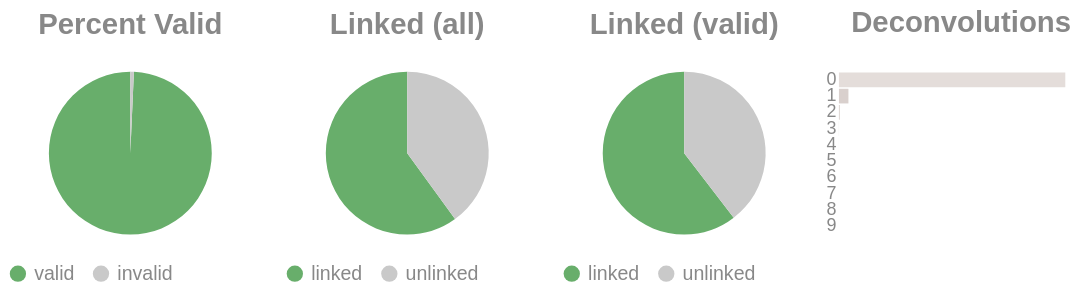

Source (notebook cell):
### Code cell
if SKIPLR:
    pass
else:
    clash = Counter()
    for i in valids['molecule'].to_list():
        _mol = i.split("-")
        if len(_mol) == 1:
            clash.update('0')
        else:
            clash.update(_mol[-1])

    _d = {"deconvolutions": [], 'count': []}
    for k,v in clash.items():
        _d['deconvolutions'].append(k)
        _d['count'].append(v)

    tot_valid = valids['reads'].sum()
    mask = valids['reads'] >= 2
    n_linked_reads = valids.filter(mask)['reads'].sum()
    if n_linked_reads == 0:
        print_html("No linked molecules (>=2 reads) were detected; skipping linked-only distributions.")
        SKIPLR = True
    else:
        perc_valid = round(tot_valid / n_reads, 4)
        linked_perc_abs = round(n_linked_reads / n_reads, 4)
        linked_perc = round(n_linked_reads / tot_valid, 4)

    _valid = pl.DataFrame({"valids": ['valid', 'invalid'], "count": [tot_valid, n_reads - tot_valid]})
    _linked_abs = pl.DataFrame({"linked (absolute)": ['linked', 'unlinked'], "count": [n_linked_reads, n_reads - n_linked_reads]})
    _linked_rel = pl.DataFrame({"linked (valids)": ['linked', 'unlinked'], "count": [n_linked_reads, tot_valid - n_linked_reads]})

    (
        alt.hconcat(
            piechart(_valid, goodval = 'valid', title = "Percent Valid"),
            piechart(_linked_abs, goodval = "linked", title =  "Linked (all)"),
            piechart(_linked_rel, goodval = "linked", title =  "Linked (valid)"),
            convolutionbar(pl.DataFrame(_d), title = "Deconvolutions"),
            center = True,
            bounds = 'flush'
        )
        .resolve_scale(color='independent')
        .resolve_legend('independent')
        .properties(usermeta={'embedOptions': {"actions": False}})
    ).display()

### Figure 1 — Vega-Lite specification as saved in the notebook (floating-point values rounded to 4 significant figures)
{"width": "container", "height": 400, "config": {"title": {"anchor": "start", "dy": -15, "fontSize": 18, "color": "#888888", "subtitleColor": "#888888", "subtitleFontSize": 14}, "arc": {"fill": "#0072B2"}, "axis": {"domainColor": "#888888", "domainWidth": 0.5, "gridWidth": 0.2, "grid": false, "titleFontWeight": 400, "titleFontSize": 15, "labelFontSize": 11, "labelColor": "#888888", "tickColor": "#888888", "tickWidth": 0.2, "titleColor": "#888888"}, "axisBand": {"grid": false}, "axisX": {"grid": true, "tickSize": 10, "domainCap": "round"}, "axisY": {"domain": false, "grid": true, "tickSize": 0, "domainCap": "round"}, "background": "transparent", "header": {"labelFontSize": 15, "labelColor": "#888888", "titleFontSize": 15, "titleFontWeight": 600, "titleColor": "#888888"}, "legend": {"labelFont": "sans-serif", "labelFontSize": 12, "labelColor": "#888888", "symbolSize": 100, "symbolType": "circle", "titleFontSize": 12, "titlePadding": 10, "titleColor": "#888888", "title": null}, "range": {"category": ["#E69F00", "#56B4E9", "#009E73", "#F0E442", "#0072B2", "#D55E00", "#CC79A7", "#000000"], "diverging": ["#cfe8f3", "#a2d4ec", "#73bfe2", "#46abdb", "#1696d2", "#12719e"]}, "area": {"fill": "#0072B2", "fillOpacity": 0.7, "line": true, "strokeOpacity": 0.7}, "line": {"color": "#0072B2", "stroke": "#0072B2", "strokeWidth": 2}, "trail": {"color": "#0072B2", "stroke": "#0072B2", "strokeWidth": 0, "size": 1}, "point": {"filled": true, "fillOpacity": 1.0, "size": 95}, "text": {"color": "#888888", "fontSize": 11, "align": "right", "fontWeight": 400, "size": 11}, "bar": {"fill": "#0072B2", "stroke": null}, "view": {"stroke": null, "continuousWidth": 660, "continuousHeight": 400}}, "hconcat": [{"data": {"name": "data-d95c2178e0c4557ee6a2c91fdf083877"}, "mark": {"type": "arc"}, "encoding": {"color": {"field": "valids", "legend": {"orient": "bottom", "title": null}, "scale": {"domain": ["valid", "invalid"], "range": ["#68ae6b", "#C9C9C9"]}, "title": "Valids", "type": "nominal"}, "theta": {"field": "count", "type": "quantitative"}, "tooltip": [{"field": "valids", "title": "Valids", "type": "ordinal"}, {"field": "percent", "format": ".2%", "title": "Percent", "type": "quantitative"}, {"field": "count", "title": "Count", "type": "quantitative"}]}, "height": 100, "title": {"text": "Percent Valid", "align": "center", "anchor": "middle"}, "transform": [{"calculate": "datum.count / 8941224", "as": "percent"}], "width": 150}, {"data": {"name": "data-b8d14b2963997c76ffa47cdcef048bff"}, "mark": {"type": "arc"}, "encoding": {"color": {"field": "linked (absolute)", "legend": {"orient": "bottom", "title": null}, "scale": {"domain": ["linked", "unlinked"], "range": ["#68ae6b", "#C9C9C9"]}, "title": "Linked (Absolute)", "type": "nominal"}, "theta": {"field": "count", "type": "quantitative"}, "tooltip": [{"field": "linked (absolute)", "title": "Linked (Absolute)", "type": "ordinal"}, {"field": "percent", "format": ".2%", "title": "Percent", "type": "quantitative"}, {"field": "count", "title": "Count", "type": "quantitative"}]}, "height": 100, "title": {"text": "Linked (all)", "align": "center", "anchor": "middle"}, "transform": [{"calculate": "datum.count / 8941224", "as": "percent"}], "width": 150}, {"data": {"name": "data-1f6a31f85bcb6f900f735db4afbaa23f"}, "mark": {"type": "arc"}, "encoding": {"color": {"field": "linked (valids)", "legend": {"orient": "bottom", "title": null}, "scale": {"domain": ["linked", "unlinked"], "range": ["#68ae6b", "#C9C9C9"]}, "title": "Linked (Valids)", "type": "nominal"}, "theta": {"field": "count", "type": "quantitative"}, "tooltip": [{"field": "linked (valids)", "title": "Linked (Valids)", "type": "ordinal"}, {"field": "percent", "format": ".2%", "title": "Percent", "type": "quantitative"}, {"field": "count", "title": "Count", "type": "quantitative"}]}, "height": 100, "title": {"text": "Linked (valid)", "align": "center", "anchor": "middle"}, "transform": [{"calculate": "datum.count / 8878365", "as": "percent"}], "width": 150}, {"data": {"name": "data-54db25f965a493f8c419f57300571a91"}, "mark": {"type": "bar"}, "encoding": {"color": {"field": "deconvolutions", "legend": null, "scale": {"scheme": "lightgreyred"}, "type": "nominal"}, "tooltip": [{"field": "deconvolutions", "title": "Deconvolutions", "type": "ordinal"}, {"field": "percent", "format": ".2%", "title": "Percent", "type": "quantitative"}, {"field": "count", "title": "Count", "type": "quantitative"}], "x": {"axis": null, "field": "count", "type": "quantitative"}, "y": {"field": "deconvolutions", "sort": "ascending", "title": null, "type": "nominal"}}, "height": 100, "title": {"text": "Deconvolutions", "align": "center", "anchor": "middle"}, "transform": [{"calculate": "datum.count / 4843077", "as": "percent"}], "width": 150}], "bounds": "flush", "center": true, "resolve": {"legend": {"angle": "independent"}, "scale": {"color": "independent"}}, "usermeta": {"embedOptions": {"actions": false}}, "$schema": "https://vega.github.io/schema/vega-lite/v6.1.0.json", "datasets": {"data-d95c2178e0c4557ee6a2c91fdf083877": [{"valids": "valid", "count": 8878365}, {"valids": "invalid", "count": 62859}], "data-b8d14b2963997c76ffa47cdcef048bff": [{"linked (absolute)": "linked", "count": 5363097}, {"linked (absolute)": "unlinked", "count": 3578127}], "data-1f6a31f85bcb6f900f735db4afbaa23f": [{"linked (valids)": "linked", "count": 5363097}, {"linked (valids)": "unlinked", "count": 3515268}], "data-54db25f965a493f8c419f57300571a91": [{"deconvolutions": "0", "count": 4632006}, {"deconvolutions": "1", "count": 194356}, {"deconvolutions": "2", "count": 14467}, {"deconvolutions": "3", "count": 1773}, {"deconvolutions": "4", "count": 340}, {"deconvolutions": "5", "count": 91}, {"deconvolutions": "6", "count": 31}, {"deconvolutions": "7", "count": 11}, {"deconvolutions": "8", "count": 1}, {"deconvolutions": "9", "count": 1}]}}
